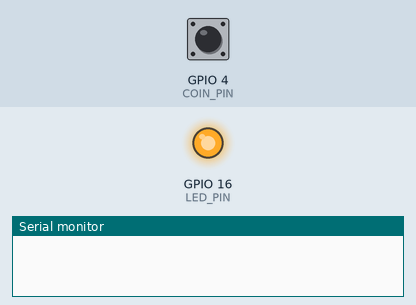
Simulated run of this sketch. Board: ESP8266 (NodeMCU). Shown: output pins drawn as LEDs (lit = HIGH), the last lines printed to the serial monitor. The inputs (shaded band) are chosen by the test bench; at power-on: GPIO 4 (COIN_PIN) HIGH.

Above: at 1.2 s.
1.3 s: GPIO 4 (COIN_PIN) pulled LOW for 0.15 s
At 2.1 s:
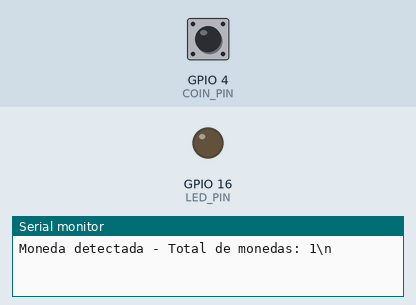
Timing chart, 0 to 4.3 s (numbered marks = the images above; inputs shaded):
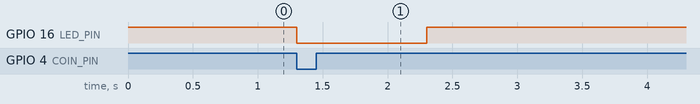

The sketch:

coin_acceptor_esp8266_2.ino
```cpp
/*
  Programa de Detección de Monedas de Alta Precisión para nodeMCU ESP8266.

  Descripción:
  Este programa, creado y meticulosamente perfeccionado por NOXIVO, ofrece una detección de monedas excepcionalmente precisa y fiable.
  Se han implementado avanzadas técnicas y estrategias para reducir los falsos positivos y aumentar la robustez del sistema.

  Características Destacadas:
  - Debounce de Software: Implementación de un algoritmo de debounce para filtrar los rebotes mecánicos y asegurar una detección precisa.
  - Manejo Eficiente de Interrupciones: Optimización del manejo de interrupciones para reducir la latencia y mejorar la respuesta del sistema.
  - Conteo de Monedas: Incorporación de un contador para llevar un registro exacto del número de monedas insertadas.
  - Indicación Visual: Uso de un LED para proporcionar una confirmación visual inmediata de la detección de monedas.

  Créditos:
  Desarrollado y Optimizado por: NOXIVO
  Contacto y Consultas: NOXIVO es un experto en electrónica y programación, comprometido con la mejora continua y el apoyo a la comunidad de código abierto.
*/

const int COIN_PIN = 4;    // Pin GPIO4 para la detección de monedas
const int LED_PIN = 16;    // Pin GPIO16 para el LED indicador

volatile int coinCount = 0;  // Contador de monedas detectadas
volatile bool coinDetected = false;  // Bandera de detección de moneda

unsigned long lastDebounceTime = 0;  // Tiempo de la última detección para debounce
const unsigned long debounceDelay = 50;  // Retardo de debounce en milisegundos

void ICACHE_RAM_ATTR handleCoinInterrupt() {
  if ((millis() - lastDebounceTime) > debounceDelay) {
    coinDetected = true;  // Señal de detección de moneda activada
    lastDebounceTime = millis();  // Actualización del tiempo de debounce
  }
}

void setup() {
  Serial.begin(115200);  // Inicialización del puerto serial a 115200 baudios
  pinMode(COIN_PIN, INPUT_PULLUP);  // Configuración del pin de moneda como entrada con resistencia pull-up
  pinMode(LED_PIN, OUTPUT);  // Configuración del pin del LED como salida
  digitalWrite(LED_PIN, HIGH);  // Estado inicial del LED: encendido
  attachInterrupt(digitalPinToInterrupt(COIN_PIN), handleCoinInterrupt, FALLING);  // Interrupción para la detección de monedas
}

void loop() {
  if (coinDetected) {  // Verificación de detección de moneda
    coinDetected = false;  // Reinicio de la bandera de detección
    coinCount++;  // Incremento del contador de monedas
    handleCoin();  // Procesamiento de la moneda detectada
  }
}

// Función para procesar la detección de monedas
void handleCoin() {
  digitalWrite(LED_PIN, LOW);  // Apagado del LED indicador
  Serial.printf("Moneda detectada - Total de monedas: %d\\n", coinCount);  // Mensaje de detección con conteo total
  delay(1000);  // Retardo para visualización del mensaje
  digitalWrite(LED_PIN, HIGH);  // Encendido del LED indicador
}
```

Measured:
- after the input at 1.3 s, GPIO 16 (LED_PIN): HIGH → LOW at once, → HIGH 1.0 s later
